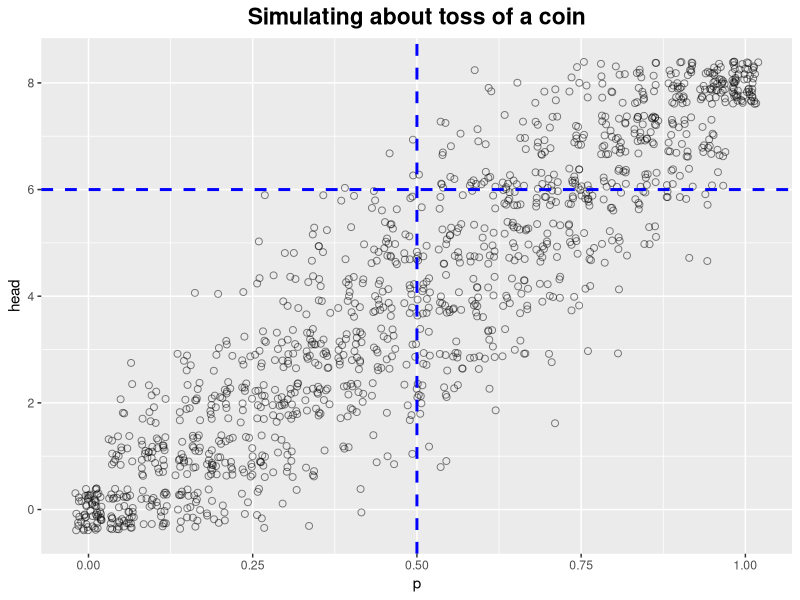
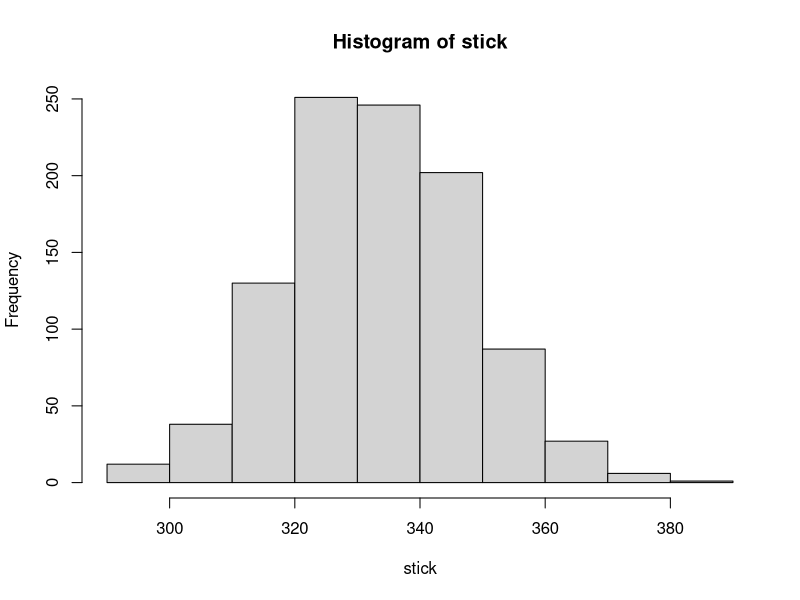
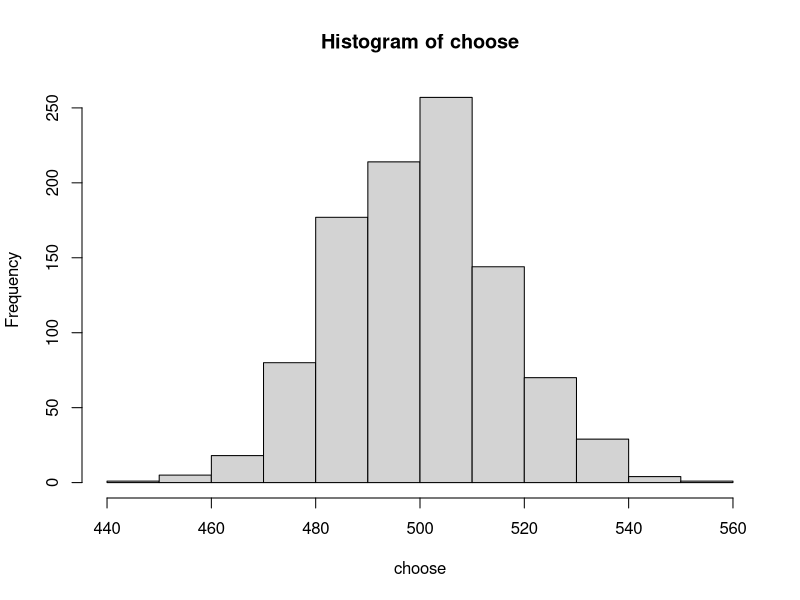
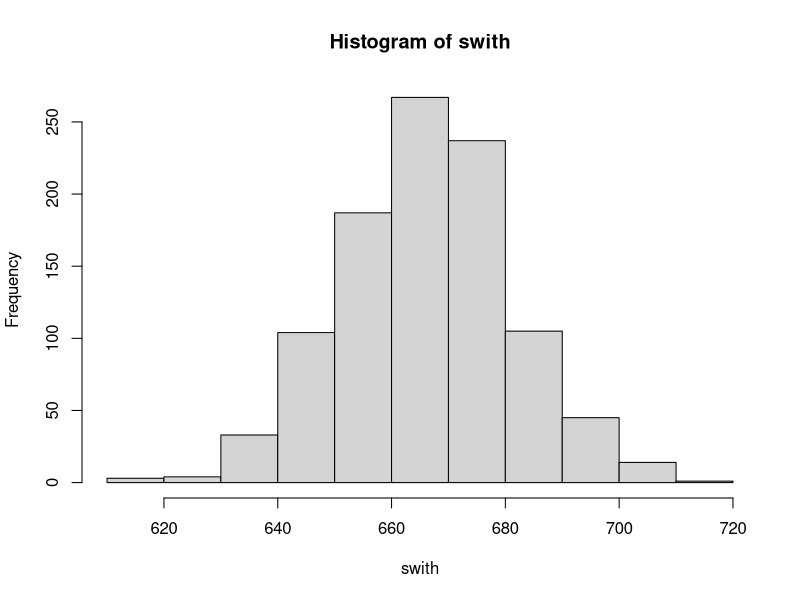
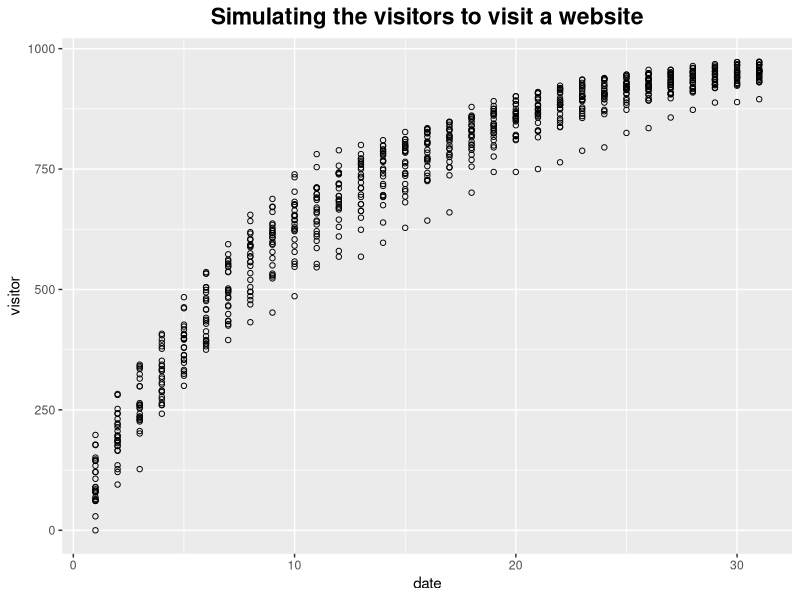
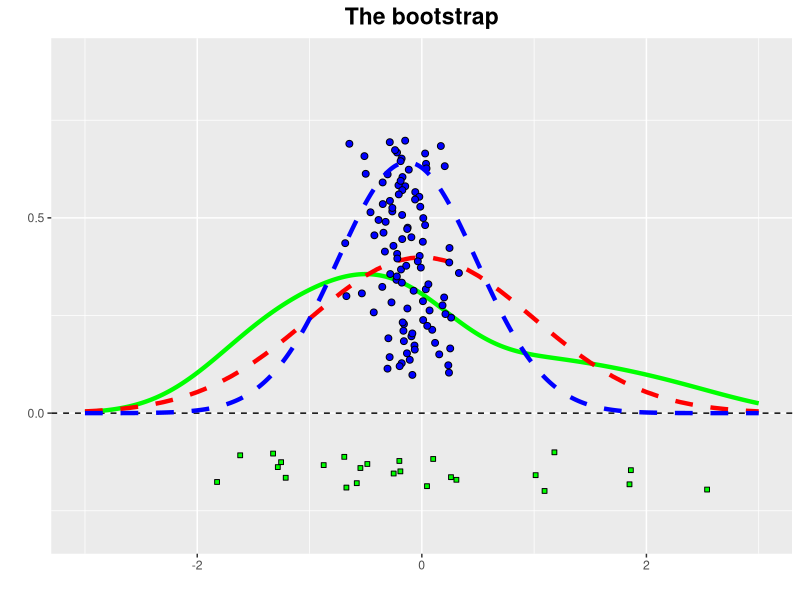

These charts were generated, in order, by the following R code:
## ---- chunk 1
library(ggplot2)

k = seq(0, 1, by = 0.05)
df <- data.frame(p = rep(k, each = 60),
                 head = unlist(lapply(k, function(x) rbinom(n = 60, size = 8, prob = x))))

ggplot(df, aes(x = p, y = head)) +
  geom_point(position = "jitter", shape = 1, size = 2, alpha = .5) +
  geom_hline(yintercept = 6, size = 1, linetype = "dashed", colour = "blue") +
  geom_vline(xintercept = 0.5, size = 1, linetype = "dashed", colour = "blue") +
  ggtitle("Simulating about toss of a coin") +
  theme(plot.title = element_text(hjust = 0.5, size =rel(1.5), face = 'bold'))
## ---- chunk 2
# Monty Hall Problem
choose_strategy <- function(strategy) {
  wins <- 0
  for (trial in 1 : 1000) {
    # raw envelopes
    envelopes <- c(0, 1, 2)
   
    first_choice = sample(envelopes, size = 1)
   
    # envelopes after deleter one empty envelope
    if (first_choice == 0) {
      envelopes <- c(0, sample(c(1, 2), size = 1))
    } else {
      envelopes <- c(0, first_choice)
    }
   
   
    if (strategy == 'stick') {
      second_choice <- first_choice
    } else {
      if (strategy == "choose") {
        second_choice <- sample(envelopes, size = 1)
      } else {
        if (strategy == "swith") {
          second_choice <- envelopes[which(envelopes != first_choice)]
        }
      }
    }
   
    if (second_choice == 0) {
      wins <- wins + 1
    }
   
    trial <- trial + 1
  }
  wins
}

choose_strategy(strategy = 'stick')
choose_strategy(strategy = 'choose')
choose_strategy(strategy = 'swith')

stick <- c()
for (i in 1:1000) {
  stick <- c(stick, choose_strategy(strategy = 'stick'))
  i <- i + 1
}

hist(stick)
mean(stick)
sd(stick)

choose <- c()
for (i in 1:1000) {
  choose <- c(choose, choose_strategy(strategy = 'choose'))
  i <- i + 1
}

hist(choose)
mean(choose)
sd(choose)

swith <- c()
for (i in 1:1000) {
  swith <- c(swith, choose_strategy(strategy = 'swith'))
  i <- i + 1
}

hist(swith)
mean(swith)
sd(swith)
## ---- chunk 3
# visitors to visit a website
n <- 1000 # total visitors
k <- 100 # avg visitors per day
s <- 50 # daily variation

trial <- function() {
  visitor_for_day <- c()
  has_visited <- rep(0, n)
 
  for (day in 1 : 31) {
    visitors_today <- max(0, round(rnorm(n  = 1, mean = k, sd = s)))
   
    # pick the individuals who visited today and mark them
    for (i in sample(1:n, size = visitors_today, replace = TRUE)) {
      has_visited[i] <- 1
    }
   
    # find the total number of unique visitors so far
    visitor_for_day <- c(visitor_for_day, sum(has_visited))
 
  }
  visitor_for_day
}

df <- data.frame(date = c(), visitor = c())
for (t in 1:25) {
  r <- trial()

  for (i in 1:length(r)) {
    df <- rbind(df, data.frame(date = i, visitor = r[i]))
  }
 
}

ggplot(df, aes(x = date, y = visitor)) +
  geom_point(shape = 1) +
  ggtitle("Simulating the visitors to visit a website") +
  theme(plot.title = element_text(hjust = 0.5, size = rel(1.5), face = 'bold'))
## ---- chunk 4
# bootstrap
raw <- rnorm(25, mean = 0, sd = 1)

boot_mean <- c()
for (i in 1: 100) {
  boot_mean <- c(boot_mean, mean(sample(raw, size = 25, replace = TRUE)))
}

ggplot(NULL, aes(x = raw)) +
  # draw the raw data points
  geom_point(aes(x = raw, y = sample(seq(-.2, -.1, length.out = 25))),
             position = "jitter", shape = 22, fill = "green") +
  ylim(-.3, .9) +
  xlim(-3, 3) +
  xlab("") +
  ylab("") +
  geom_hline(yintercept = 0, linetype = "dashed") +
  # draw the density curve of the raw data
  geom_line(stat = "density", colour = "green", size = 1.5, adjust = 1.2) +
  # draw the normal distribution curve
  geom_line(aes(x = seq(-3, 3, by = .1), y = dnorm(seq(-3, 3, by = .1))),
            color = "red", linetype = "dashed", size = 1.5) +
  # the bootstrap data points
  geom_point(aes(x = boot_mean, y = sample(seq(0.1, .7, length.out = 100))),
             shape = 21, fill = "blue", position = "jitter", size = 2) +
  # the density curve of the boost means
  geom_line(aes(x = boot_mean), stat = "density", adjust = 8,
            colour = "blue", linetype = "dashed", size = 1.5) +
  ggtitle("The bootstrap") +
  theme(plot.title = element_text(hjust = 0.5, size = rel(1.5), face = 'bold'))
